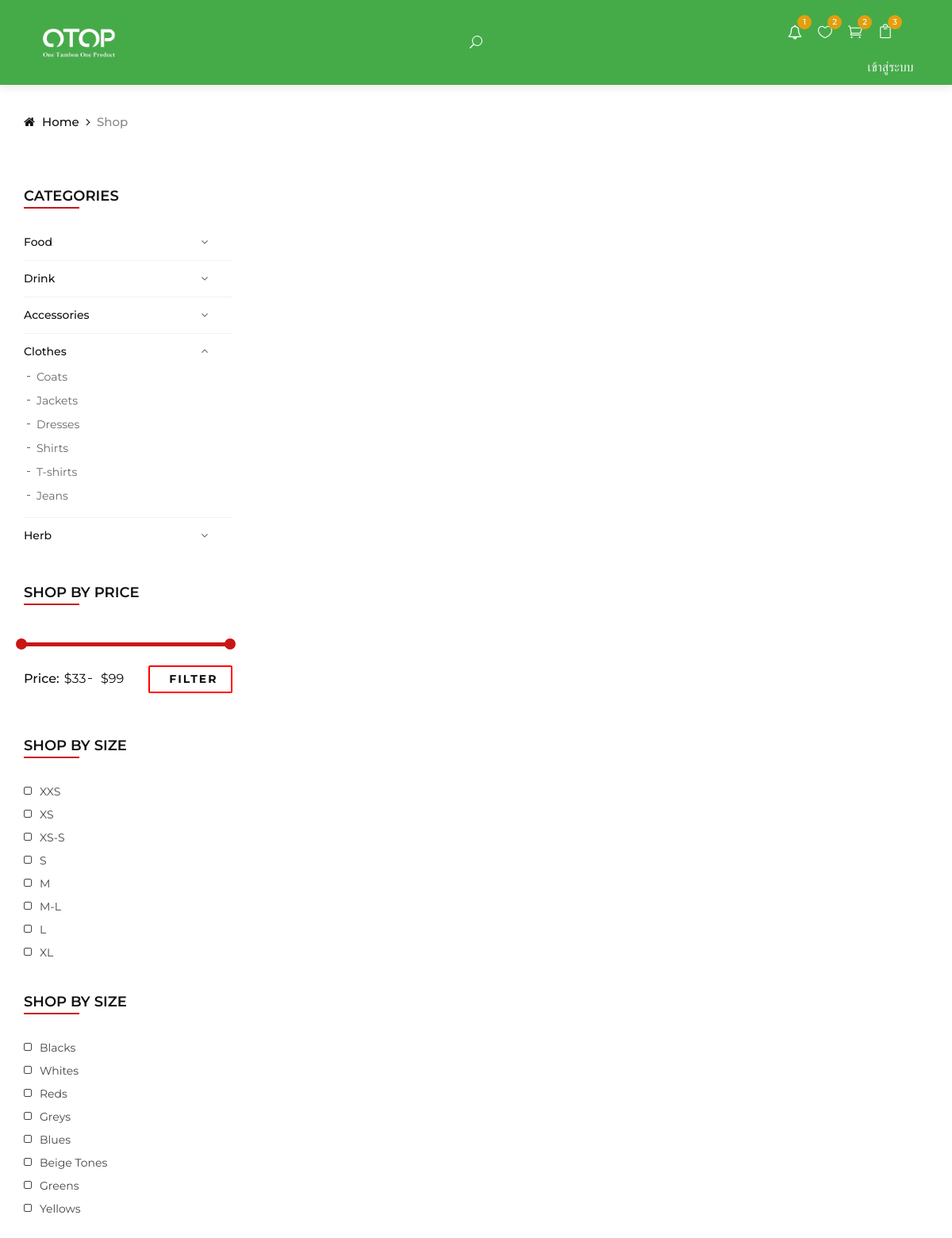
Page /views/Customer/shop/shop.php on the earlier database version.
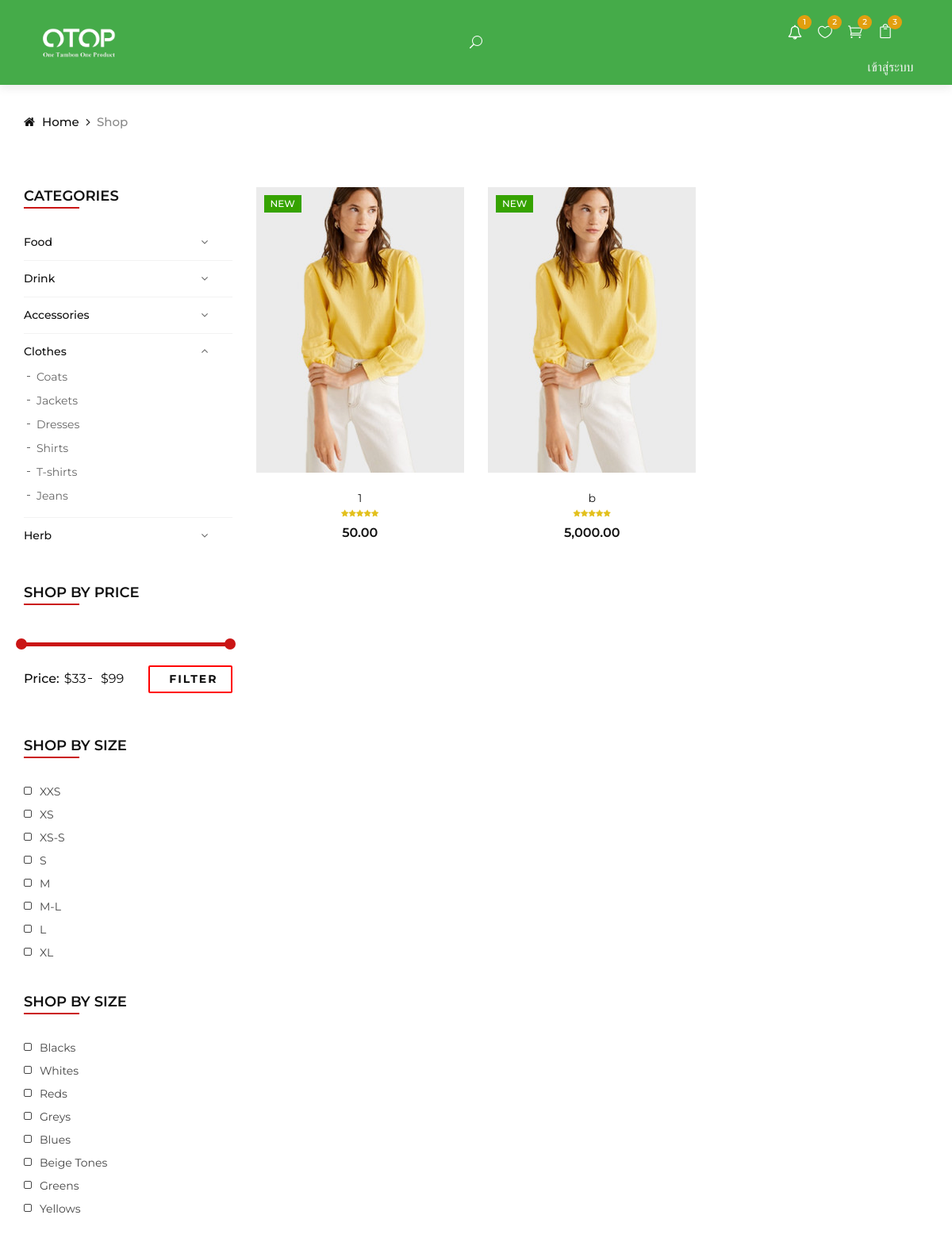
Same page on the later database version.
### tables this page shows
CREATE TABLE `product` (
  `product_id` int(11) NOT NULL,
  `product_name` varchar(255) NOT NULL,
  `product_type` int(11) NOT NULL,
  `price` double NOT NULL,
  `shipping_cost` double NOT NULL,
  `stock` int(11) NOT NULL,
  `delivery_type` int(11) NOT NULL,
  `picture` varchar(90) DEFAULT NULL,
  `qrcode` varchar(50) DEFAULT NULL
);

### dbConnect.php (called while the page is built, shortened)
<?php
function connectDB()
{
    $servername = "localhost";
    $username = "root";
    $password = "";
    try {
        $conn = new PDO("mysql:host=$servername;dbname=otop_shop;charset=utf8", $username, $password);
        $conn->setAttribute(PDO::ATTR_ERRMODE, PDO::ERRMODE_EXCEPTION);
        return $conn;
    } catch (PDOException $e) {
        return "Connection failed: " . $e->getMessage();
    }
}
function selectData($str)
{
    $myConDB = connectDB();
    try {
        $stmt = $myConDB->prepare($str);
        $stmt->execute();
        $num = 0;
        while ($result = $stmt->fetch(PDO::FETCH_ASSOC)) {
            $num++;
            foreach ($result as $key => $value) {
                $data[$num][$key] = $value;
            }
        }
        $data[0]['numrow'] = $num;
        return $data;
    } catch (PDOException $e) {
        $conn = null;
        return "Error: " . $e->getMessage();
    }
}
?>

### query/query.php (called while the page is built, shortened)
<?php
include_once("../../../dbConnect.php");
function getAllProduct()
{
    $sql = "SELECT * FROM `product`";
    $DATA = selectData($sql);
    return $DATA;
}

### views/Customer/shop/shop.php (the view, shortened to what the rows shown need)
<!DOCTYPE html>
<html lang="en">
<?php
include_once("../../../query/query.php");
$USER = $_SESSION[md5('user')];
print_r($USER);
$PRODUCT = getAllProduct();
?>
<head>
</head>
<body>
    <section class="shop spad">
        <div class="container">
            <div class="row">
                <div class="col-lg-9 col-md-9">
                    <div class="row">
                        <?php
                        for ($i = 1; $i < count($PRODUCT); $i++) {
                        ?>
                            <div class="col-lg-4 col-md-6">
                                <div class="product__item">
                                    <div class="product__item__pic set-bg" data-setbg="../../../img/product/product-1.jpg">
                                        <div class="label new">New</div>
                                        <ul class="product__hover">
                                        </ul>
                                    </div>
                                    <div class="product__item__text">
                                        <h6><a href='<?php echo "../product_detail/product-details.php?product_id=" . $PRODUCT[$i]['product_id'] ?>'><?php echo $PRODUCT[$i]['product_name'] ?></a></h6>
                                        <div class="rating">
                                            <i class="fa fa-star"></i>
                                            <i class="fa fa-star"></i>
                                            <i class="fa fa-star"></i>
                                            <i class="fa fa-star"></i>
                                            <i class="fa fa-star"></i>
                                        </div>
                                        <div class="product__price"><?php echo  number_format($PRODUCT[$i]['price'], 2) ?></div>
                                    </div>
                                </div>
                            </div>
                        <?php
                        }
                        ?>
                    </div>
                </div>
            </div>
        </div>
    </section>
    <?php include_once("../layout/js.php"); ?>
</body>
</html>

Differences in the rows shown:
added product: product_name "1", price "50.00"
added product: product_name "b", price "5,000.00"
